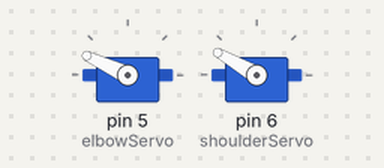
The sketch below on a simulated Arduino Uno, built with avr-gcc and run on an emulated ATmega328P. Shown: 2 × servo.

Above: at 0.2 s.
Timing chart, 0 to 1.7 s (numbered marks = the images above):
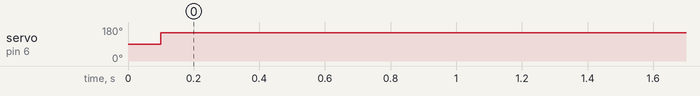

The sketch:

weightTesting.ino
```cpp
#include <Servo.h>

Servo elbowServo;
Servo shoulderServo;

void setup() {
  elbowServo.attach(5, 780, 2180);
  shoulderServo.attach(6, 780, 2180);
}

void loop() {
  elbowServo.write(155);
  delay(100);
  shoulderServo.write(150);
  delay(100);
}
```

Measured:
- by itself, servo on pin 6 (shoulderServo): 90° → 150° at 0.10 s
